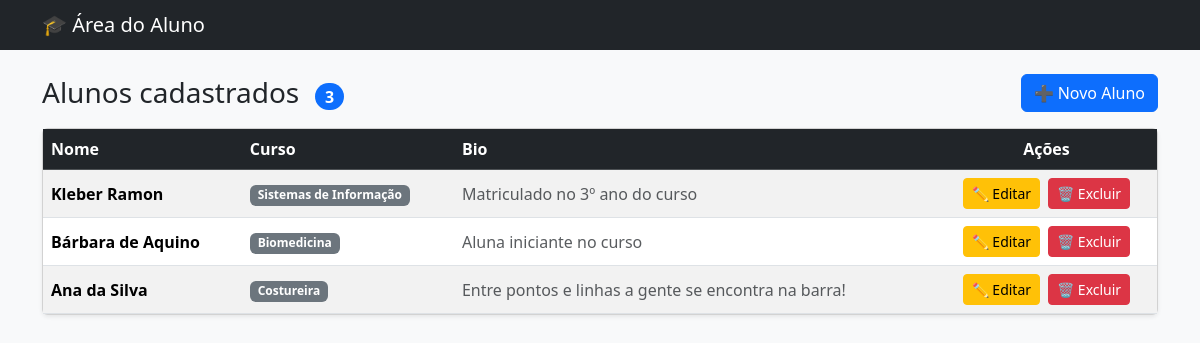
Before: /aluno/ with the older database file.
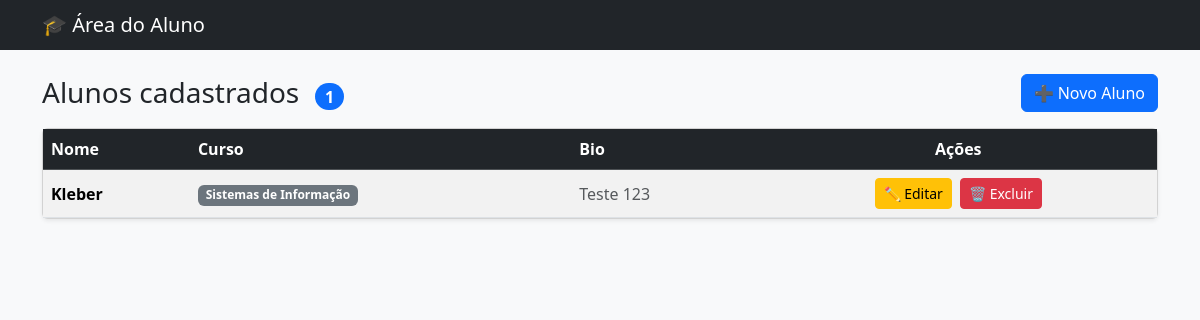
After: the same page with the newer database file.
### aluno/models.py (models this page shows, shortened)
class Aluno(models.Model):
    nome = models.CharField(max_length=100)
    curso = models.CharField(max_length=100)
    bio = models.TextField(blank=True)

### aluno/views.py (the view)
# urls.py: path('',                  views.aluno,         name='aluno'),
def aluno(request):
    alunos = Aluno.objects.all()
    return render(request, 'aluno.html', {'alunos': alunos})

### aluno/templates/aluno.html (shortened to what this page needs)
<!DOCTYPE html>
<html lang="pt-br">
<head>
    <link href="https://cdn.jsdelivr.net/npm/bootstrap@5.3.3/dist/css/bootstrap.min.css" rel="stylesheet">
</head>
<body class="bg-light">
    <nav class="navbar navbar-dark bg-dark mb-4">
        <div class="container">
            <span class="navbar-brand mb-0 h1">🎓 Área do Aluno</span>
        </div>
    </nav>
    <main class="container pb-5">
        <div class="d-flex justify-content-between align-items-center mb-3">
            <h1 class="h3 mb-0">Alunos cadastrados
                <span class="badge bg-primary rounded-pill fs-6 ms-2">{{ alunos|length }}</span>
            </h1>
            <a href="{% url 'criar_aluno' %}" class="btn btn-primary">➕ Novo Aluno</a>
        </div>
        {% if alunos %}
        <div class="card shadow-sm">
            <div class="table-responsive">
                <table class="table table-striped table-hover align-middle mb-0">
                    <thead class="table-dark">
                        <tr>
                            <th>Nome</th>
                            <th>Curso</th>
                            <th>Bio</th>
                            <th class="text-center">Ações</th>
                        </tr>
                    </thead>
                    <tbody>
                        {% for aluno in alunos %}
                        <tr>
                            <td class="fw-semibold">{{ aluno.nome }}</td>
                            <td><span class="badge bg-secondary">{{ aluno.curso }}</span></td>
                            <td class="text-muted">{{ aluno.bio|default:"—" }}</td>
                            <td class="text-center">
                                <a href="{% url 'editar_aluno' aluno.pk %}" class="btn btn-sm btn-warning me-1">✏️ Editar</a>
                                <a href="{% url 'excluir_aluno' aluno.pk %}" class="btn btn-sm btn-danger">🗑️ Excluir</a>
                            </td>
                        </tr>
                        {% endfor %}
                    </tbody>
                </table>
            </div>
        </div>
        {% else %}
        <div class="alert alert-warning" role="alert">
            Nenhum aluno cadastrado ainda.
            <a href="{% url 'criar_aluno' %}" class="alert-link">Cadastre o primeiro!</a>
        </div>
        {% endif %}
    </main>
</body>
</html>

Changed rows visible on the page:
removed Aluno: nome "Bárbara de Aquino", curso "Biomedicina", bio "Aluna iniciante no curso"
removed Aluno: nome "Ana da Silva", curso "Costureira", bio "Entre pontos e linhas a gente se encontra na barra!"
changed Aluno "Sistemas de Informação": nome "Kleber Ramon" → "Kleber"; bio "Matriculado no 3º ano do curso" → "Teste 123"
Other visible differences:
{{ alunos|length }}: "3" → "1"
